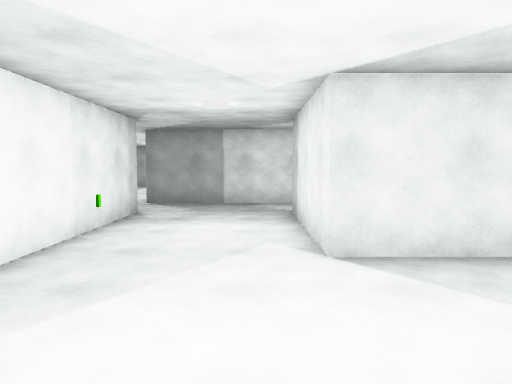
View 1 (above)

24 first-person views from a walk through a 3-D level made in the Unity game engine. The camera is 1.5 m above the floor, tilts 4° down and sees 70° across. The floor is counted in squares, 1.2 m on a side. Each view is taken from the middle of a square. On the plan, view 1 faces up. The plan holds only what a view shows up to about 15 squares ahead; the rest is blank. The player character is not drawn.

View 2
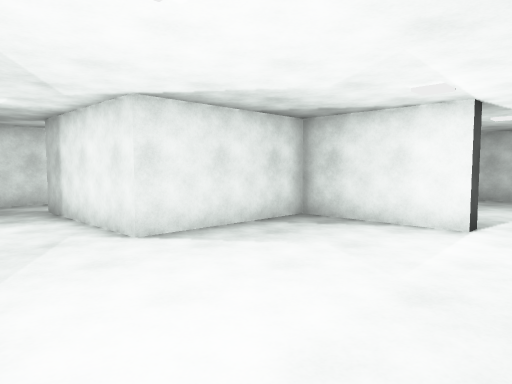

View 3
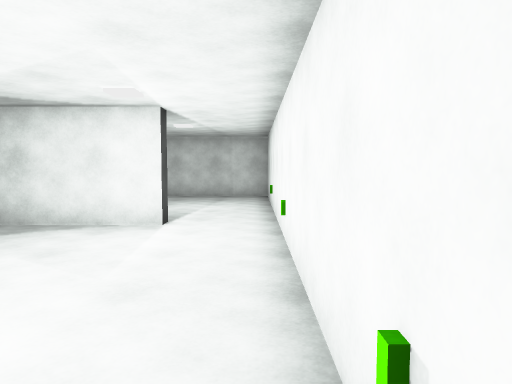

View 4
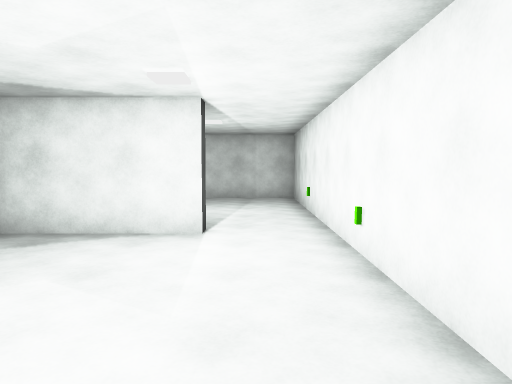

View 5
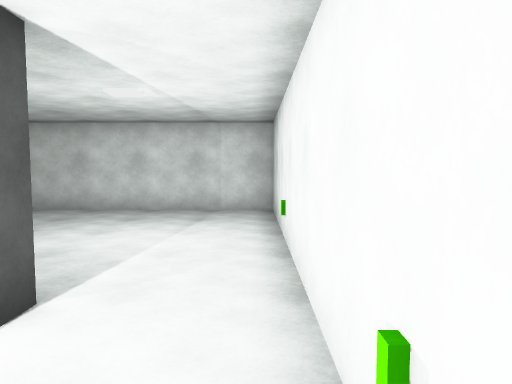

View 6
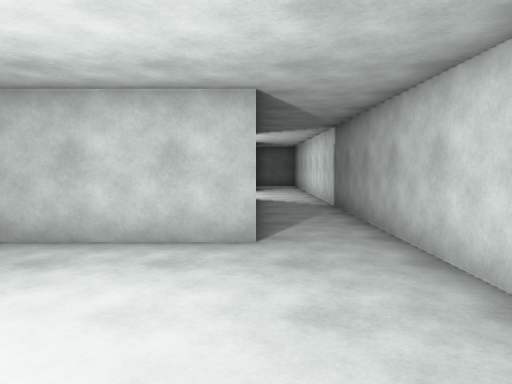

View 7
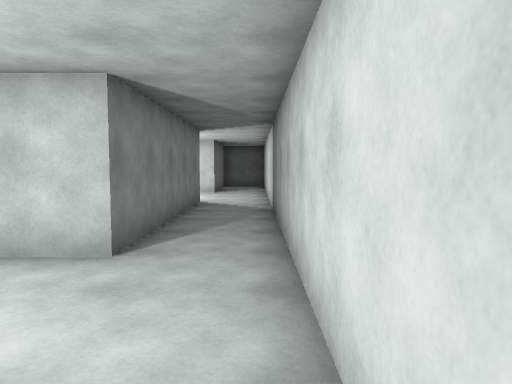

View 8
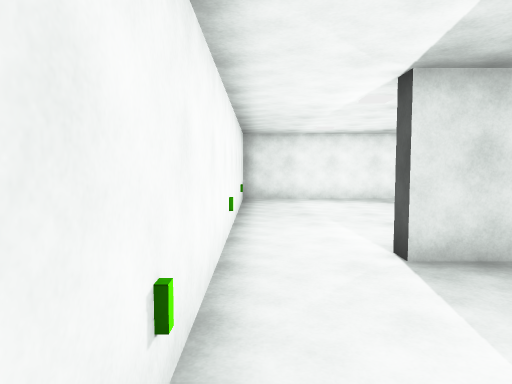

View 9
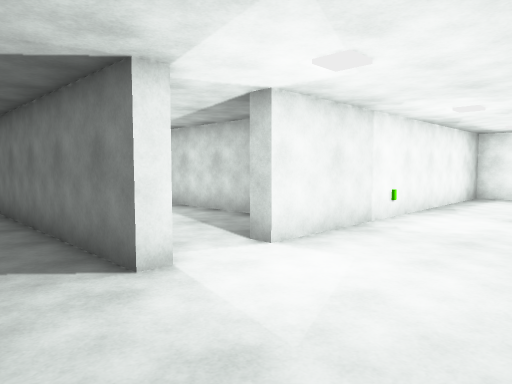

View 10
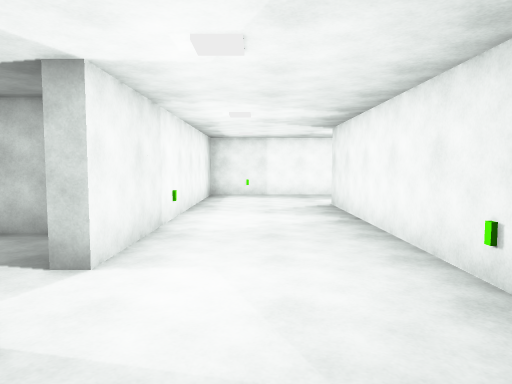

View 11
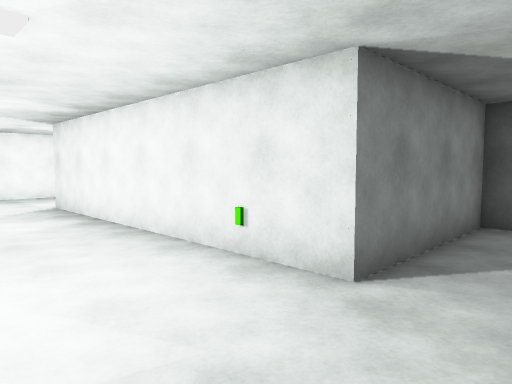

View 12
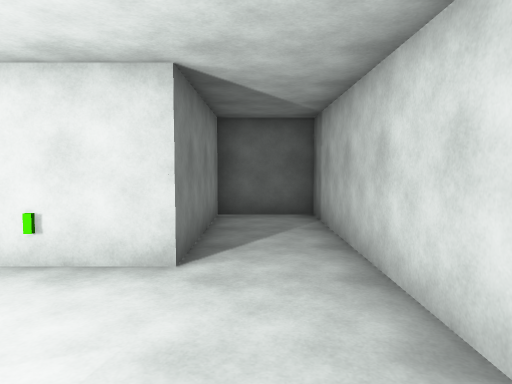

View 13
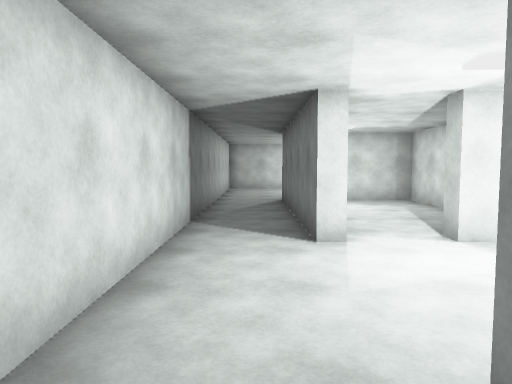

View 14
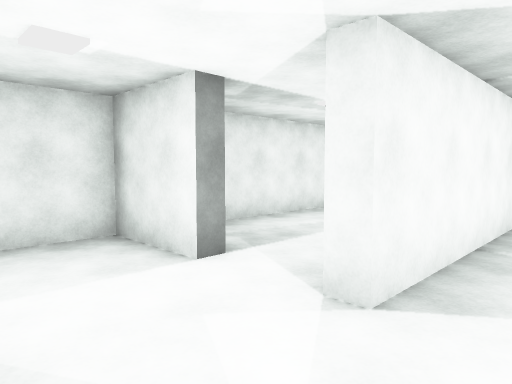

View 15
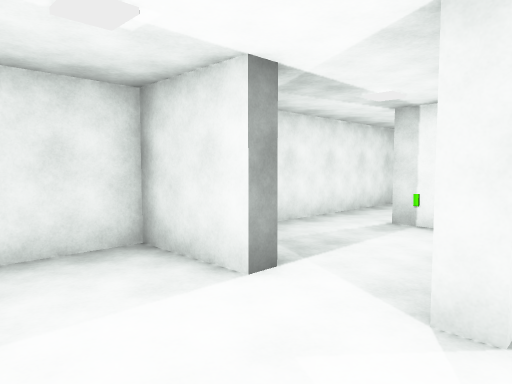

View 16
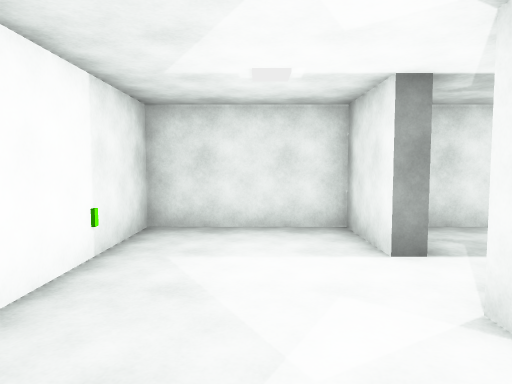

View 17
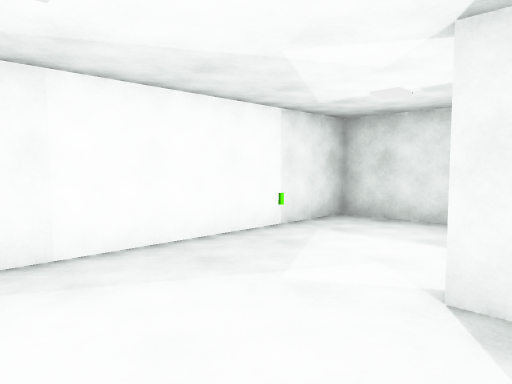

View 18
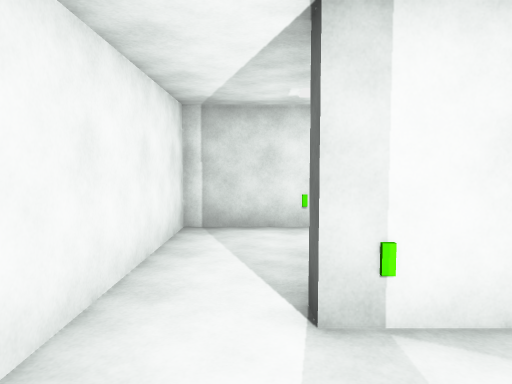

View 19
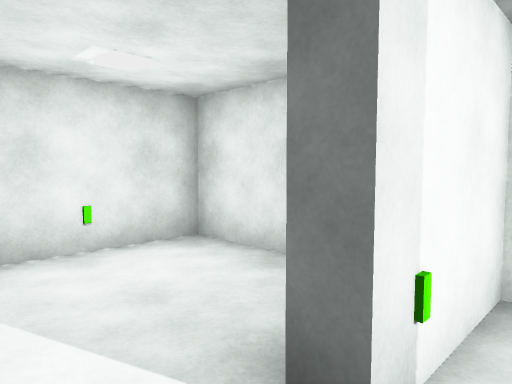

View 20
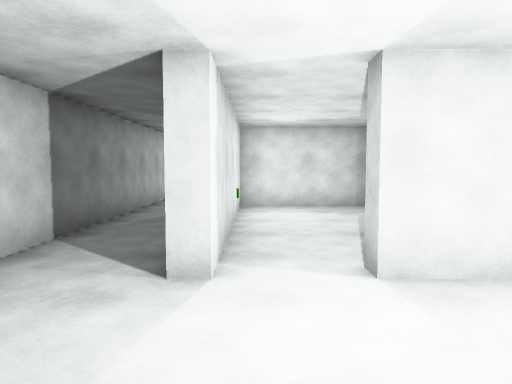

View 21
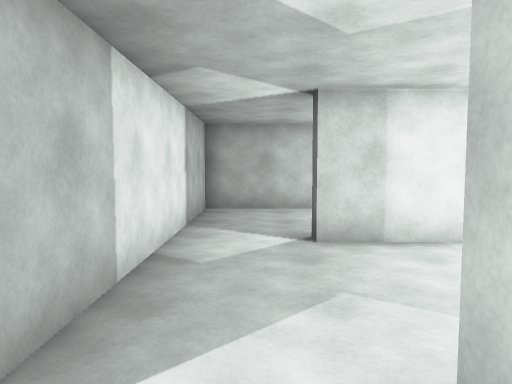

View 22
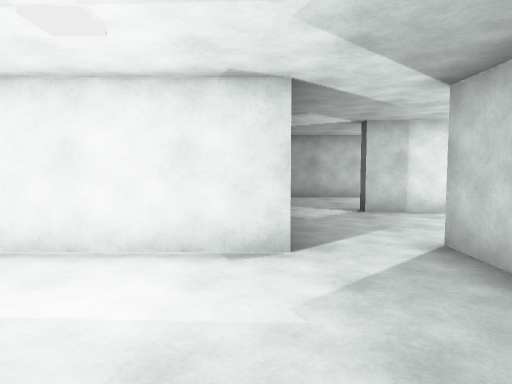

View 23
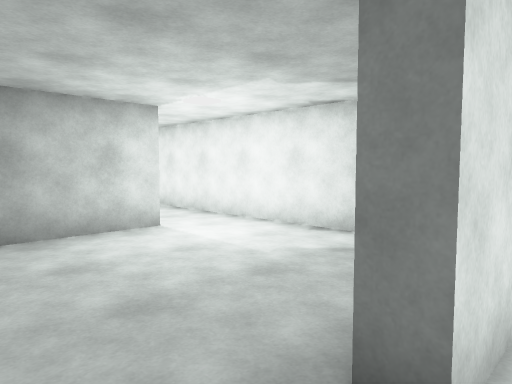

View 24
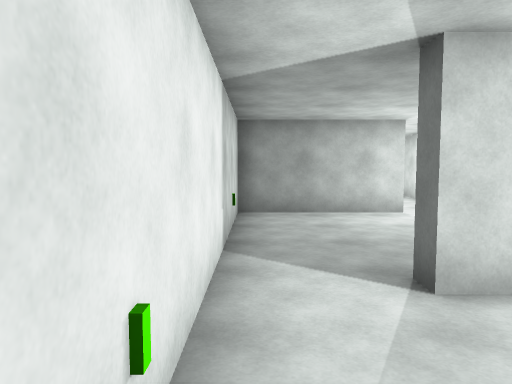

### Floor plan
Points are (right, up) in squares from view 1. A wall is a line through its corners. A room is listed if a view was taken in it or the views show most of it. See-through windows are left out.
Room 1 (views 1, 2, 3, 4, 5)
walls: (5.8, 8.8) (5.8, 12.5) (-2.5, 12.5); (6.2, 1) (5.8, 1) (5.8, 5) (0.9, 5) (0.9, 10) (1.5, 10); (-3.2, 10) (-3.2, -1.5) (6.5, -1.5)
ways out: opening at (6, -0.5) to room 2; opening at (-3, 11.5) to room 5
objects: green block (-1, -1); green block (4, -1)
Room 2 (views 6, 7, 8)
walls: (6.2, 2.4) (6.2, 1); (6.5, -1.5) (13.5, -1.5) (13.5, 12.5); (11, 13) (11, 5) (6.8, 5)
ways out: opening at (6, -0.5) to room 1; opening at (12.5, 12) to room 3
objects: green block (9, -1)
Room 3 (views 9, 10, 11, 12, 13, 14, 15, 16, 17, 20)
walls: (0.9, 20) (0.9, 22.5) (-3.2, 22.5) (-3.2, 13) (8.6, 13); (10.5, 13) (11, 13); (13.5, 12.5) (13.5, 22.5) (11, 22.5) (11, 17.5) (0.9, 17.5) (0.9, 18)
ways out: opening at (12.5, 12) to room 2; opening at (1, 19) to room 4; opening at (9.5, 12.5) to room 7
objects: green block (9, 17)
Room 4 (views 18, 19)
walls: (1.5, 20) (0.9, 20); (6.5, 22.5) (2.5, 22.5); (5.8, 17.9) (5.8, 20.5) (6.2, 20.5)
ways out: opening at (1, 19) to room 3; opening at (6, 21.5) to room 8
Room 5 (views 21, 22)
walls: (-5.9, 15.9) (-10.5, 15.9) (-10.5, 10.5); (-4.9, 10) (-3.2, 10); (-2.5, 12.5) (-3.7, 12.5) (-3.7, 16.5)
ways out: opening at (-3, 11.5) to room 1; opening at (-9.5, 10) to room 6; opening at (-4.5, 16)
objects: other object (-10, 14)
Room 6 (views 23, 24)
walls: (-7, 9.5) (-8.2, 9.5) (-8.2, 10); (-10.5, 10.5) (-10.5, 6.6)
ways out: opening at (-9.5, 10) to room 5
objects: green block (-10, 7)
Room 7 (no view inside)
walls: (10.5, 6) (10.5, 13); (6.2, 11.2) (6.2, 5.5) (10.5, 5.5); (8.6, 13) (8.6, 12.5)
ways out: opening at (9.5, 12.5) to room 3
objects: other object (10, 7)
Room 8 (no view inside)
walls: (8.4, 18) (10.5, 18) (10.5, 22.5) (6.5, 22.5)
ways out: opening at (6, 21.5) to room 4
objects: other object (10, 20)

Where each view was taken, in squares from view 1:
view 1: 0 up, 0 right, facing up
view 2: 1 down, 2 left, facing up-right
view 3: 1 down, 2 left, facing right
view 4: 0 up, 1 left, facing right
view 5: 1 down, 3 right, facing right
view 6: 1 down, 11 right, facing up
view 7: 0 up, 13 right, facing up
view 8: 1 down, 11 right, facing left
view 9: 17 up, 13 right, facing down-left
view 10: 15 up, 13 right, facing left
view 11: 14 up, 13 right, facing up-left
view 12: 13 up, 12 right, facing up
view 13: 19 up, 12 right, facing down
view 14: 16 up, 2 left, facing up-right
view 15: 17 up, 2 left, facing up-right
view 16: 15 up, 1 left, facing up
view 17: 14 up, 2 right, facing up-left
view 18: 21 up, 3 right, facing right
view 19: 22 up, 5 right, facing down-right
view 20: 17 up, 10 right, facing down
view 21: 11 up, 5 left, facing right
view 22: 13 up, 9 left, facing right
view 23: 9 up, 10 left, facing up-right
view 24: 6 up, 10 left, facing up
